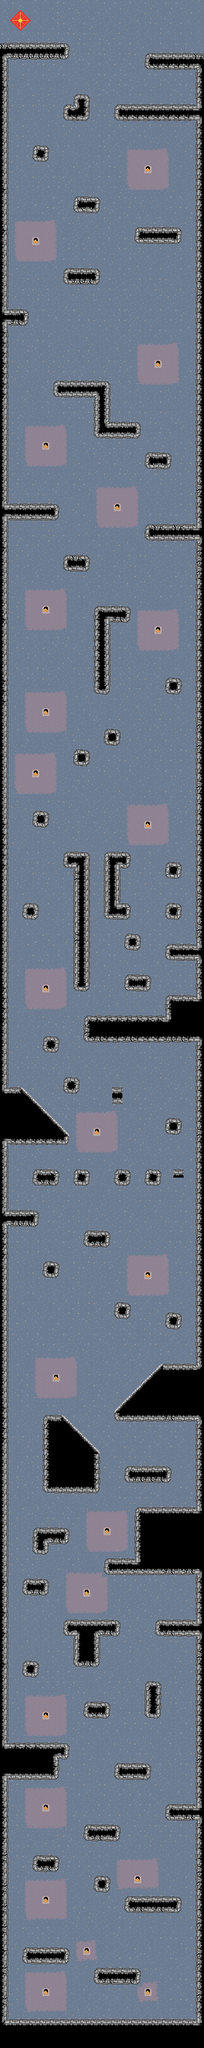

The image is a tile-based game level rendered from a .tmx file. Its description and source (layers, tilesets, objects; grid data summarised) follow:
An orthogonal 20x200 tile map with 16x16 px tiles, 1 tile layer (Tile Layer 1) and 90 objects.

<map version="1.8" tiledversion="1.8.5" orientation="orthogonal" renderorder="right-down" width="20" height="200" tilewidth="16" tileheight="16" infinite="0" nextlayerid="6" nextobjectid="158">
 <tileset firstgid="1" source="MMT.tsx" />
 <layer id="1" name="Tile Layer 1" width="20" height="200">
  <data>[4000 cells, 4000 non-empty, 48 distinct tile ids]</data>
 </layer>
 <objectgroup id="5" name="Old" visible="0">
  <object id="157" x="10" y="3155" width="246" height="45" />
 </objectgroup>
 <objectgroup id="4" name="End">
  <object id="156" x="15" y="32">
   <polygon points="0,0 17,-16 33,0 17,16" />
  </object>
 </objectgroup>
 <objectgroup id="2" name="Obstacles" visible="0">
  <object id="54" x="228" y="713">
   <polygon points="0,0 0,13 4,19 34,20 40,15 39,0 34,-6 5,-6" />
  </object>
  <object id="72" x="0" y="67" width="12" height="3133" />
  <object id="73" x="12" y="3155" width="296" height="45" />
  <object id="74" x="308" y="83" width="12" height="3116" />
  <object id="75" x="148" y="3080">
   <polygon points="0,0 4,-5 68,-4 73,1 72,16 68,21 3,19 -1,15" />
  </object>
  <object id="76" x="36" y="3048">
   <polygon points="0,0 0,15 5,20 66,20 72,16 72,1 67,-3 5,-5" />
  </object>
  <object id="77" x="195" y="2983">
   <polygon points="0,0 5,5 84,5 89,1 89,-14 84,-19 6,-20 2,-16" />
  </object>
  <object id="78" x="147" y="2950">
   <polygon points="0,0 4,5 20,6 24,2 25,-14 20,-18 6,-19 0,-14" />
  </object>
  <object id="79" x="51" y="2919">
   <polygon points="0,0 5,4 37,4 40,1 40,-15 36,-19 5,-19 1,-15" />
  </object>
  <object id="80" x="132" y="2871">
   <polygon points="0,0 4,5 51,5 56,1 56,-14 52,-19 6,-20 1,-15" />
  </object>
  <object id="81" x="261" y="2824">
   <polygon points="0,0 0,14 4,20 46,20 46,-4 5,-5" />
  </object>
  <object id="84" x="180" y="2775">
   <polygon points="0,0 4,5 51,5 55,2 55,-15 52,-19 4,-20 0,-16" />
  </object>
  <object id="85" x="227" y="2679">
   <polygon points="0,0 5,5 20,5 25,1 25,-48 21,-51 6,-51 1,-47" />
  </object>
  <object id="86" x="131" y="2679">
   <polygon points="0,0 7,5 35,5 40,1 40,-15 37,-19 6,-20 1,-14" />
  </object>
  <object id="87" x="55" y="2620">
   <polygon points="0,0 5,-4 5,-20 1,-24 -14,-25 -18,-21 -19,-5 -15,0" />
  </object>
  <object id="88" x="307" y="2555">
   <polygon points="0,0 -60,0 -64,-4 -64,-19 -58,-24 0,-23" />
  </object>
  <object id="90" x="116" y="2556">
   <polygon points="0,0 0,44 4,48 35,48 40,43 40,-1" />
  </object>
  <object id="91" x="100" y="2551">
   <polygon points="0,0 4,4 82,5 88,1 88,-14 84,-19 5,-20 0,-15" />
  </object>
  <object id="92" x="36" y="2487">
   <polygon points="0,0 4,5 36,5 40,1 40,-15 36,-19 4,-19 0,-15" />
  </object>
  <object id="93" x="164" y="2439">
   <polygon points="0,0 5,-4 142,-5 142,20 3,21 -1,15" />
  </object>
  <object id="94" x="306" y="2356">
   <polygon points="0,0 -89,-1 -94,4 -93,77 -1,77" />
  </object>
  <object id="95" x="52" y="2424">
   <polygon points="0,0 4,4 20,4 23,1 23,-14 1,-14" />
  </object>
  <object id="96" x="52" y="2410">
   <polygon points="0,0 51,1 55,-3 56,-18 51,-21 5,-23 0,-18" />
  </object>
  <object id="97" x="70" y="2211">
   <polygon points="0,0 27,0 86,59 85,120 0,119 -3,115 -3,2" />
  </object>
  <object id="98" x="195" y="2311">
   <polygon points="0,0 5,4 69,5 72,2 73,-15 70,-19 6,-20 1,-16" />
  </object>
  <object id="99" x="305" y="2220">
   <polygon points="0,0 -121,-1 -126,-4 -126,-15 -51,-89 0,-88" />
  </object>
  <object id="100" x="259" y="2071">
   <polygon points="0,0 5,5 21,5 25,1 25,-14 21,-18 5,-18 0,-14" />
  </object>
  <object id="101" x="180" y="2039">
   <polygon points="0,0 0,16 4,20 21,20 24,17 24,1 20,-2 4,-2" />
  </object>
  <object id="102" x="68" y="1975">
   <polygon points="0,0 4,-4 21,-4 25,2 24,18 19,21 4,20 0,16" />
  </object>
  <object id="103" x="132" y="1942">
   <polygon points="0,0 4,5 36,6 40,3 40,-13 37,-17 4,-18 1,-15" />
  </object>
  <object id="104" x="13" y="1892">
   <polygon points="0,0 43,0 47,5 47,20 42,24 0,24" />
  </object>
  <object id="105" x="52" y="1847">
   <polygon points="0,0 4,4 35,4 39,1 39,-14 36,-19 5,-19 0,-14" />
  </object>
  <object id="106" x="116" y="1832">
   <polygon points="0,0 0,16 4,20 19,20 24,16 24,1 21,-3 5,-3" />
  </object>
  <object id="107" x="180" y="1833">
   <polygon points="0,0 0,14 4,18 19,18 23,15 23,0 20,-4 5,-5" />
  </object>
  <object id="108" x="228" y="1832">
   <polygon points="0,0 4,-4 21,-4 25,0 25,16 22,20 4,20 0,15" />
  </object>
  <object id="109" x="272" y="1827">
   <polygon points="0,0 16,0 16,13 0,13" />
  </object>
  <object id="110" x="14" y="1788">
   <polygon points="0,0 89,1 94,-4 94,-15 19,-89 0,-89" />
  </object>
  <object id="111" x="100" y="1685">
   <polygon points="0,0 -1,16 2,22 20,23 23,20 24,4 21,-1 5,-1" />
  </object>
  <object id="112" x="176" y="1699">
   <polygon points="0,0 0,25 16,25 16,0" />
  </object>
  <object id="113" x="260" y="1751">
   <polygon points="0,0 0,16 5,20 19,20 23,17 24,2 20,-3 5,-4" />
  </object>
  <object id="114" x="68" y="1623">
   <polygon points="0,0 0,16 4,20 19,20 23,17 23,1 20,-3 4,-3" />
  </object>
  <object id="115" x="307" y="1628">
   <polygon points="0,0 -171,0 -176,-6 -176,-36 -170,-41 0,-41" />
  </object>
  <object id="116" x="260" y="1586">
   <polygon points="0,0 0,-26 5,-31 47,-30 47,0" />
  </object>
  <object id="117" x="196" y="1528">
   <polygon points="0,0 0,14 4,20 36,20 40,16 40,2 37,-3 4,-4" />
  </object>
  <object id="118" x="197" y="1464">
   <polygon points="0,0 -1,15 3,19 19,20 23,15 23,0 19,-4 4,-5" />
  </object>
  <object id="119" x="260" y="1494">
   <polygon points="0,0 4,5 47,5 47,-18 4,-18 0,-14" />
  </object>
  <object id="120" x="115" y="1542">
   <polygon points="0,0 5,5 19,6 24,2 25,-191 1,-191" />
  </object>
  <object id="121" x="114" y="1355">
   <polygon points="0,0 -10,0 -14,-4 -14,-19 -9,-24 22,-24 27,-19 27,-6" />
  </object>
  <object id="122" x="36" y="1416">
   <polygon points="0,0 4,-4 21,-4 24,0 24,15 20,20 3,19 0,15" />
  </object>
  <object id="124" x="188" y="1356">
   <polygon points="0,0 12,0 16,-4 17,-20 12,-24 -20,-25 -24,-20 -24,-2" />
  </object>
  <object id="125" x="188" y="1412">
   <polygon points="0,0 -24,0 -24,19 -20,23 11,24 15,20 16,4 12,0" />
  </object>
  <object id="126" x="260" y="1416">
   <polygon points="0,0 0,15 4,19 19,20 23,16 24,2 20,-3 5,-4" />
  </object>
  <object id="127" x="163" y="1412">
   <polygon points="0,0 25,0 25,-55 1,-58" />
  </object>
  <object id="128" x="260" y="1352">
   <polygon points="0,0 0,15 4,19 19,20 24,16 24,1 21,-4 6,-5" />
  </object>
  <object id="129" x="52" y="1272">
   <polygon points="0,0 0,15 4,20 20,20 24,15 24,1 19,-3 4,-3" />
  </object>
  </objectgroup>
 <objectgroup id="3" name="Rooms" visible="0" locked="1">
  <!-- 10 objects omitted --></objectgroup>
</map>
<!-- 33 of 90 objects omitted -->
